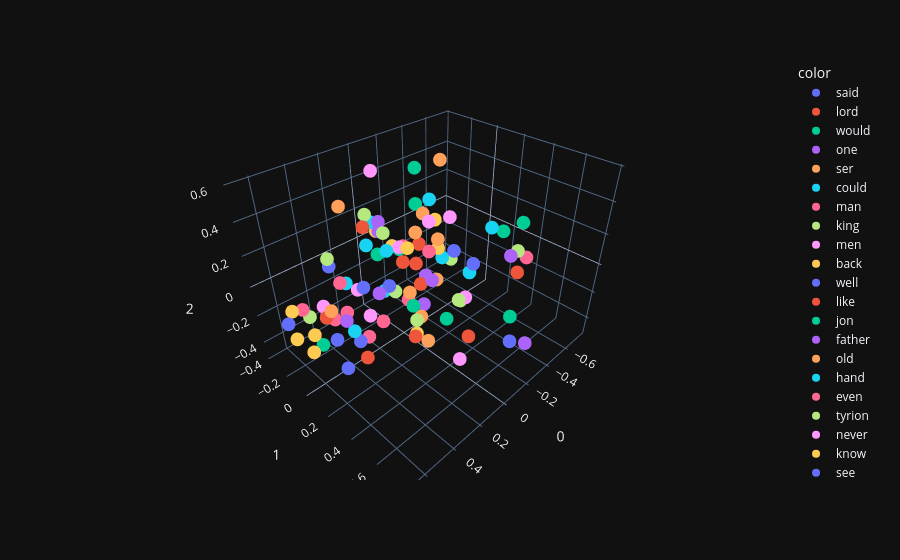

Notebook source saved alongside this figure:
### Code cell
fig = px.scatter_3d(x[:100], x=0,y=1,z=2, color = y[:100])
fig.show()

### Figure 1 — Plotly figure (JSON) as saved in the notebook; plotly's stock layout.template omitted (floating-point values rounded to 4 significant figures)
{"data": [{"hovertemplate": "color=said<br>0=%{x}<br>1=%{y}<br>2=%{z}<extra></extra>", "legendgroup": "said", "marker": {"color": "#636efa", "symbol": "circle"}, "mode": "markers", "name": "said", "scene": "scene", "showlegend": true, "type": "scatter3d", "x": [0.4905], "y": [0.02682], "z": [0.2345]}, {"hovertemplate": "color=lord<br>0=%{x}<br>1=%{y}<br>2=%{z}<extra></extra>", "legendgroup": "lord", "marker": {"color": "#EF553B", "symbol": "circle"}, "mode": "markers", "name": "lord", "scene": "scene", "showlegend": true, "type": "scatter3d", "x": [0.4013], "y": [0.5808], "z": [0.3748]}, {"hovertemplate": "color=would<br>0=%{x}<br>1=%{y}<br>2=%{z}<extra></extra>", "legendgroup": "would", "marker": {"color": "#00cc96", "symbol": "circle"}, "mode": "markers", "name": "would", "scene": "scene", "showlegend": true, "type": "scatter3d", "x": [0.5307], "y": [-0.07796], "z": [-0.3298]}, {"hovertemplate": "color=one<br>0=%{x}<br>1=%{y}<br>2=%{z}<extra></extra>", "legendgroup": "one", "marker": {"color": "#ab63fa", "symbol": "circle"}, "mode": "markers", "name": "one", "scene": "scene", "showlegend": true, "type": "scatter3d", "x": [-0.02716], "y": [0.1717], "z": [-0.009478]}, {"hovertemplate": "color=ser<br>0=%{x}<br>1=%{y}<br>2=%{z}<extra></extra>", "legendgroup": "ser", "marker": {"color": "#FFA15A", "symbol": "circle"}, "mode": "markers", "name": "ser", "scene": "scene", "showlegend": true, "type": "scatter3d", "x": [0.2653], "y": [0.5461], "z": [0.5194]}, {"hovertemplate": "color=could<br>0=%{x}<br>1=%{y}<br>2=%{z}<extra></extra>", "legendgroup": "could", "marker": {"color": "#19d3f3", "symbol": "circle"}, "mode": "markers", "name": "could", "scene": "scene", "showlegend": true, "type": "scatter3d", "x": [0.03208], "y": [-0.128], "z": [-0.2488]}, {"hovertemplate": "color=man<br>0=%{x}<br>1=%{y}<br>2=%{z}<extra></extra>", "legendgroup": "man", "marker": {"color": "#FF6692", "symbol": "circle"}, "mode": "markers", "name": "man", "scene": "scene", "showlegend": true, "type": "scatter3d", "x": [0.06485], "y": [0.09399], "z": [0.1902]}, {"hovertemplate": "color=king<br>0=%{x}<br>1=%{y}<br>2=%{z}<extra></extra>", "legendgroup": "king", "marker": {"color": "#B6E880", "symbol": "circle"}, "mode": "markers", "name": "king", "scene": "scene", "showlegend": true, "type": "scatter3d", "x": [0.375], "y": [0.5256], "z": [0.1265]}, {"hovertemplate": "color=men<br>0=%{x}<br>1=%{y}<br>2=%{z}<extra></extra>", "legendgroup": "men", "marker": {"color": "#FF97FF", "symbol": "circle"}, "mode": "markers", "name": "men", "scene": "scene", "showlegend": true, "type": "scatter3d", "x": [0.09551], "y": [0.5525], "z": [-0.3008]}, {"hovertemplate": "color=back<br>0=%{x}<br>1=%{y}<br>2=%{z}<extra></extra>", "legendgroup": "back", "marker": {"color": "#FECB52", "symbol": "circle"}, "mode": "markers", "name": "back", "scene": "scene", "showlegend": true, "type": "scatter3d", "x": [-0.2522], "y": [0.04728], "z": [0.01255]}, {"hovertemplate": "color=well<br>0=%{x}<br>1=%{y}<br>2=%{z}<extra></extra>", "legendgroup": "well", "marker": {"color": "#636efa", "symbol": "circle"}, "mode": "markers", "name": "well", "scene": "scene", "showlegend": true, "type": "scatter3d", "x": [0.4685], "y": [0.1985], "z": [-0.1598]}, {"hovertemplate": "color=like<br>0=%{x}<br>1=%{y}<br>2=%{z}<extra></extra>", "legendgroup": "like", "marker": {"color": "#EF553B", "symbol": "circle"}, "mode": "markers", "name": "like", "scene": "scene", "showlegend": true, "type": "scatter3d", "x": [-0.2563], "y": [-0.1523], "z": [-0.1975]}, {"hovertemplate": "color=jon<br>0=%{x}<br>1=%{y}<br>2=%{z}<extra></extra>", "legendgroup": "jon", "marker": {"color": "#00cc96", "symbol": "circle"}, "mode": "markers", "name": "jon", "scene": "scene", "showlegend": true, "type": "scatter3d", "x": [0.02007], "y": [0.008886], "z": [0.1126]}, {"hovertemplate": "color=father<br>0=%{x}<br>1=%{y}<br>2=%{z}<extra></extra>", "legendgroup": "father", "marker": {"color": "#ab63fa", "symbol": "circle"}, "mode": "markers", "name": "father", "scene": "scene", "showlegend": true, "type": "scatter3d", "x": [0.6289], "y": [0.3427], "z": [0.1646]}, {"hovertemplate": "color=old<br>0=%{x}<br>1=%{y}<br>2=%{z}<extra></extra>", "legendgroup": "old", "marker": {"color": "#FFA15A", "symbol": "circle"}, "mode": "markers", "name": "old", "scene": "scene", "showlegend": true, "type": "scatter3d", "x": [0.00583], "y": [0.2884], "z": [0.04053]}, {"hovertemplate": "color=hand<br>0=%{x}<br>1=%{y}<br>2=%{z}<extra></extra>", "legendgroup": "hand", "marker": {"color": "#19d3f3", "symbol": "circle"}, "mode": "markers", "name": "hand", "scene": "scene", "showlegend": true, "type": "scatter3d", "x": [-0.09308], "y": [0.1332], "z": [0.4246]}, {"hovertemplate": "color=even<br>0=%{x}<br>1=%{y}<br>2=%{z}<extra></extra>", "legendgroup": "even", "marker": {"color": "#FF6692", "symbol": "circle"}, "mode": "markers", "name": "even", "scene": "scene", "showlegend": true, "type": "scatter3d", "x": [0.1029], "y": [-0.07048], "z": [-0.415]}, {"hovertemplate": "color=tyrion<br>0=%{x}<br>1=%{y}<br>2=%{z}<extra></extra>", "legendgroup": "tyrion", "marker": {"color": "#B6E880", "symbol": "circle"}, "mode": "markers", "name": "tyrion", "scene": "scene", "showlegend": true, "type": "scatter3d", "x": [0.09901], "y": [-0.1793], "z": [0.287]}, {"hovertemplate": "color=never<br>0=%{x}<br>1=%{y}<br>2=%{z}<extra></extra>", "legendgroup": "never", "marker": {"color": "#FF97FF", "symbol": "circle"}, "mode": "markers", "name": "never", "scene": "scene", "showlegend": true, "type": "scatter3d", "x": [0.4395], "y": [-0.172], "z": [-0.1615]}, {"hovertemplate": "color=know<br>0=%{x}<br>1=%{y}<br>2=%{z}<extra></extra>", "legendgroup": "know", "marker": {"color": "#FECB52", "symbol": "circle"}, "mode": "markers", "name": "know", "scene": "scene", "showlegend": true, "type": "scatter3d", "x": [0.6811], "y": [-0.0666], "z": [-0.1812]}, {"hovertemplate": "color=see<br>0=%{x}<br>1=%{y}<br>2=%{z}<extra></extra>", "legendgroup": "see", "marker": {"color": "#636efa", "symbol": "circle"}, "mode": "markers", "name": "see", "scene": "scene", "showlegend": true, "type": "scatter3d", "x": [0.06025], "y": [-0.04604], "z": [-0.1523]}, {"hovertemplate": "color=made<br>0=%{x}<br>1=%{y}<br>2=%{z}<extra></extra>", "legendgroup": "made", "marker": {"color": "#EF553B", "symbol": "circle"}, "mode": "markers", "name": "made", "scene": "scene", "showlegend": true, "type": "scatter3d", "x": [-0.116], "y": [-0.1198], "z": [-0.1025]}, {"hovertemplate": "color=eyes<br>0=%{x}<br>1=%{y}<br>2=%{z}<extra></extra>", "legendgroup": "eyes", "marker": {"color": "#00cc96", "symbol": "circle"}, "mode": "markers", "name": "eyes", "scene": "scene", "showlegend": true, "type": "scatter3d", "x": [-0.2653], "y": [-0.1581], "z": [0.2255]}, {"hovertemplate": "color=black<br>0=%{x}<br>1=%{y}<br>2=%{z}<extra></extra>", "legendgroup": "black", "marker": {"color": "#ab63fa", "symbol": "circle"}, "mode": "markers", "name": "black", "scene": "scene", "showlegend": true, "type": "scatter3d", "x": [-0.439], "y": [0.4401], "z": [0.05363]}, {"hovertemplate": "color=told<br>0=%{x}<br>1=%{y}<br>2=%{z}<extra></extra>", "legendgroup": "told", "marker": {"color": "#FFA15A", "symbol": "circle"}, "mode": "markers", "name": "told", "scene": "scene", "showlegend": true, "type": "scatter3d", "x": [0.4895], "y": [-0.0108], "z": [-0.07024]}, {"hovertemplate": "color=lady<br>0=%{x}<br>1=%{y}<br>2=%{z}<extra></extra>", "legendgroup": "lady", "marker": {"color": "#19d3f3", "symbol": "circle"}, "mode": "markers", "name": "lady", "scene": "scene", "showlegend": true, "type": "scatter3d", "x": [0.4416], "y": [0.417], "z": [0.4826]}, {"hovertemplate": "color=thought<br>0=%{x}<br>1=%{y}<br>2=%{z}<extra></extra>", "legendgroup": "thought", "marker": {"color": "#FF6692", "symbol": "circle"}, "mode": "markers", "name": "thought", "scene": "scene", "showlegend": true, "type": "scatter3d", "x": [0.2862], "y": [-0.2143], "z": [-0.1]}, {"hovertemplate": "color=time<br>0=%{x}<br>1=%{y}<br>2=%{z}<extra></extra>", "legendgroup": "time", "marker": {"color": "#B6E880", "symbol": "circle"}, "mode": "markers", "name": "time", "scene": "scene", "showlegend": true, "type": "scatter3d", "x": [0.03664], "y": [-0.02046], "z": [-0.1921]}, {"hovertemplate": "color=long<br>0=%{x}<br>1=%{y}<br>2=%{z}<extra></extra>", "legendgroup": "long", "marker": {"color": "#FF97FF", "symbol": "circle"}, "mode": "markers", "name": "long", "scene": "scene", "showlegend": true, "type": "scatter3d", "x": [-0.2714], "y": [0.2607], "z": [-0.2515]}, {"hovertemplate": "color=might<br>0=%{x}<br>1=%{y}<br>2=%{z}<extra></extra>", "legendgroup": "might", "marker": {"color": "#FECB52", "symbol": "circle"}, "mode": "markers", "name": "might", "scene": "scene", "showlegend": true, "type": "scatter3d", "x": [0.5744], "y": [-0.07299], "z": [-0.2254]}, {"hovertemplate": "color=us<br>0=%{x}<br>1=%{y}<br>2=%{z}<extra></extra>", "legendgroup": "us", "marker": {"color": "#636efa", "symbol": "circle"}, "mode": "markers", "name": "us", "scene": "scene", "showlegend": true, "type": "scatter3d", "x": [0.5535], "y": [0.1826], "z": [-0.3062]}, {"hovertemplate": "color=come<br>0=%{x}<br>1=%{y}<br>2=%{z}<extra></extra>", "legendgroup": "come", "marker": {"color": "#EF553B", "symbol": "circle"}, "mode": "markers", "name": "come", "scene": "scene", "showlegend": true, "type": "scatter3d", "x": [0.3562], "y": [0.08606], "z": [-0.4355]}, {"hovertemplate": "color=face<br>0=%{x}<br>1=%{y}<br>2=%{z}<extra></extra>", "legendgroup": "face", "marker": {"color": "#00cc96", "symbol": "circle"}, "mode": "markers", "name": "face", "scene": "scene", "showlegend": true, "type": "scatter3d", "x": [-0.3456], "y": [-0.2461], "z": [0.4035]}, {"hovertemplate": "color=still<br>0=%{x}<br>1=%{y}<br>2=%{z}<extra></extra>", "legendgroup": "still", "marker": {"color": "#ab63fa", "symbol": "circle"}, "mode": "markers", "name": "still", "scene": "scene", "showlegend": true, "type": "scatter3d", "x": [-0.1268], "y": [0.05143], "z": [-0.3411]}, {"hovertemplate": "color=head<br>0=%{x}<br>1=%{y}<br>2=%{z}<extra></extra>", "legendgroup": "head", "marker": {"color": "#FFA15A", "symbol": "circle"}, "mode": "markers", "name": "head", "scene": "scene", "showlegend": true, "type": "scatter3d", "x": [-0.3145], "y": [-0.005607], "z": [0.5352]}, {"hovertemplate": "color=red<br>0=%{x}<br>1=%{y}<br>2=%{z}<extra></extra>", "legendgroup": "red", "marker": {"color": "#19d3f3", "symbol": "circle"}, "mode": "markers", "name": "red", "scene": "scene", "showlegend": true, "type": "scatter3d", "x": [-0.3351], "y": [0.3702], "z": [0.2531]}, {"hovertemplate": "color=way<br>0=%{x}<br>1=%{y}<br>2=%{z}<extra></extra>", "legendgroup": "way", "marker": {"color": "#FF6692", "symbol": "circle"}, "mode": "markers", "name": "way", "scene": "scene", "showlegend": true, "type": "scatter3d", "x": [-0.08499], "y": [-0.04371], "z": [-0.3347]}, {"hovertemplate": "color=boy<br>0=%{x}<br>1=%{y}<br>2=%{z}<extra></extra>", "legendgroup": "boy", "marker": {"color": "#B6E880", "symbol": "circle"}, "mode": "markers", "name": "boy", "scene": "scene", "showlegend": true, "type": "scatter3d", "x": [0.2806], "y": [0.1997], "z": [0.4085]}, {"hovertemplate": "color=page<br>0=%{x}<br>1=%{y}<br>2=%{z}<extra></extra>", "legendgroup": "page", "marker": {"color": "#FF97FF", "symbol": "circle"}, "mode": "markers", "name": "page", "scene": "scene", "showlegend": true, "type": "scatter3d", "x": [0.1932], "y": [0.2102], "z": [0.2945]}, {"hovertemplate": "color=must<br>0=%{x}<br>1=%{y}<br>2=%{z}<extra></extra>", "legendgroup": "must", "marker": {"color": "#FECB52", "symbol": "circle"}, "mode": "markers", "name": "must", "scene": "scene", "showlegend": true, "type": "scatter3d", "x": [0.6438], "y": [0.01791], "z": [-0.2424]}, {"hovertemplate": "color=queen<br>0=%{x}<br>1=%{y}<br>2=%{z}<extra></extra>", "legendgroup": "queen", "marker": {"color": "#636efa", "symbol": "circle"}, "mode": "markers", "name": "queen", "scene": "scene", "showlegend": true, "type": "scatter3d", "x": [0.4875], "y": [0.2929], "z": [0.2474]}, {"hovertemplate": "color=good<br>0=%{x}<br>1=%{y}<br>2=%{z}<extra></extra>", "legendgroup": "good", "marker": {"color": "#EF553B", "symbol": "circle"}, "mode": "markers", "name": "good", "scene": "scene", "showlegend": true, "type": "scatter3d", "x": [0.4839], "y": [-0.07941], "z": [-0.1608]}, {"hovertemplate": "color=two<br>0=%{x}<br>1=%{y}<br>2=%{z}<extra></extra>", "legendgroup": "two", "marker": {"color": "#00cc96", "symbol": "circle"}, "mode": "markers", "name": "two", "scene": "scene", "showlegend": true, "type": "scatter3d", "x": [-0.1796], "y": [0.6526], "z": [-0.111]}, {"hovertemplate": "color=brother<br>0=%{x}<br>1=%{y}<br>2=%{z}<extra></extra>", "legendgroup": "brother", "marker": {"color": "#ab63fa", "symbol": "circle"}, "mode": "markers", "name": "brother", "scene": "scene", "showlegend": true, "type": "scatter3d", "x": [0.5462], "y": [0.4842], "z": [0.3517]}, {"hovertemplate": "color=night<br>0=%{x}<br>1=%{y}<br>2=%{z}<extra></extra>", "legendgroup": "night", "marker": {"color": "#FFA15A", "symbol": "circle"}, "mode": "markers", "name": "night", "scene": "scene", "showlegend": true, "type": "scatter3d", "x": [-0.01105], "y": [0.1479], "z": [-0.3127]}, {"hovertemplate": "color=little<br>0=%{x}<br>1=%{y}<br>2=%{z}<extra></extra>", "legendgroup": "little", "marker": {"color": "#19d3f3", "symbol": "circle"}, "mode": "markers", "name": "little", "scene": "scene", "showlegend": true, "type": "scatter3d", "x": [0.1218], "y": [-0.1568], "z": [0.1079]}, {"hovertemplate": "color=took<br>0=%{x}<br>1=%{y}<br>2=%{z}<extra></extra>", "legendgroup": "took", "marker": {"color": "#FF6692", "symbol": "circle"}, "mode": "markers", "name": "took", "scene": "scene", "showlegend": true, "type": "scatter3d", "x": [-0.01909], "y": [0.2056], "z": [0.1693]}, {"hovertemplate": "color=came<br>0=%{x}<br>1=%{y}<br>2=%{z}<extra></extra>", "legendgroup": "came", "marker": {"color": "#B6E880", "symbol": "circle"}, "mode": "markers", "name": "came", "scene": "scene", "showlegend": true, "type": "scatter3d", "x": [-0.302], "y": [0.1968], "z": [-0.3289]}, {"hovertemplate": "color=though<br>0=%{x}<br>1=%{y}<br>2=%{z}<extra></extra>", "legendgroup": "though", "marker": {"color": "#FF97FF", "symbol": "circle"}, "mode": "markers", "name": "though", "scene": "scene", "showlegend": true, "type": "scatter3d", "x": [0.1967], "y": [-0.1747], "z": [-0.1763]}, {"hovertemplate": "color=say<br>0=%{x}<br>1=%{y}<br>2=%{z}<extra></extra>", "legendgroup": "say", "marker": {"color": "#FECB52", "symbol": "circle"}, "mode": "markers", "name": "say", "scene": "scene", "showlegend": true, "type": "scatter3d", "x": [0.628], "y": [-0.1729], "z": [-0.08766]}, {"hovertemplate": "color=three<br>0=%{x}<br>1=%{y}<br>2=%{z}<extra></extra>", "legendgroup": "three", "marker": {"color": "#636efa", "symbol": "circle"}, "mode": "markers", "name": "three", "scene": "scene", "showlegend": true, "type": "scatter3d", "x": [-0.07664], "y": [0.7362], "z": [-0.1651]}, {"hovertemplate": "color=away<br>0=%{x}<br>1=%{y}<br>2=%{z}<extra></extra>", "legendgroup": "away", "marker": {"color": "#EF553B", "symbol": "circle"}, "mode": "markers", "name": "away", "scene": "scene", "showlegend": true, "type": "scatter3d", "x": [-0.2668], "y": [-0.1332], "z": [-0.04579]}, {"hovertemplate": "color=dead<br>0=%{x}<br>1=%{y}<br>2=%{z}<extra></extra>", "legendgroup": "dead", "marker": {"color": "#00cc96", "symbol": "circle"}, "mode": "markers", "name": "dead", "scene": "scene", "showlegend": true, "type": "scatter3d", "x": [0.02986], "y": [0.126], "z": [-0.2206]}, {"hovertemplate": "color=son<br>0=%{x}<br>1=%{y}<br>2=%{z}<extra></extra>", "legendgroup": "son", "marker": {"color": "#ab63fa", "symbol": "circle"}, "mode": "markers", "name": "son", "scene": "scene", "showlegend": true, "type": "scatter3d", "x": [0.4453], "y": [0.692], "z": [0.4752]}, {"hovertemplate": "color=blood<br>0=%{x}<br>1=%{y}<br>2=%{z}<extra></extra>", "legendgroup": "blood", "marker": {"color": "#FFA15A", "symbol": "circle"}, "mode": "markers", "name": "blood", "scene": "scene", "showlegend": true, "type": "scatter3d", "x": [-0.2293], "y": [-0.1246], "z": [0.057]}, {"hovertemplate": "color=take<br>0=%{x}<br>1=%{y}<br>2=%{z}<extra></extra>", "legendgroup": "take", "marker": {"color": "#19d3f3", "symbol": "circle"}, "mode": "markers", "name": "take", "scene": "scene", "showlegend": true, "type": "scatter3d", "x": [0.4698], "y": [0.1561], "z": [-0.117]}, {"hovertemplate": "color=go<br>0=%{x}<br>1=%{y}<br>2=%{z}<extra></extra>", "legendgroup": "go", "marker": {"color": "#FF6692", "symbol": "circle"}, "mode": "markers", "name": "go", "scene": "scene", "showlegend": true, "type": "scatter3d", "x": [0.269], "y": [-0.2034], "z": [-0.3253]}, {"hovertemplate": "color=half<br>0=%{x}<br>1=%{y}<br>2=%{z}<extra></extra>", "legendgroup": "half", "marker": {"color": "#B6E880", "symbol": "circle"}, "mode": "markers", "name": "half", "scene": "scene", "showlegend": true, "type": "scatter3d", "x": [-0.2313], "y": [0.243], "z": [-0.2581]}, {"hovertemplate": "color=make<br>0=%{x}<br>1=%{y}<br>2=%{z}<extra></extra>", "legendgroup": "make", "marker": {"color": "#FF97FF", "symbol": "circle"}, "mode": "markers", "name": "make", "scene": "scene", "showlegend": true, "type": "scatter3d", "x": [0.4124], "y": [-0.1971], "z": [-0.2623]}, {"hovertemplate": "color=arya<br>0=%{x}<br>1=%{y}<br>2=%{z}<extra></extra>", "legendgroup": "arya", "marker": {"color": "#FECB52", "symbol": "circle"}, "mode": "markers", "name": "arya", "scene": "scene", "showlegend": true, "type": "scatter3d", "x": [-0.1201], "y": [-0.3694], "z": [0.01005]}, {"hovertemplate": "color=saw<br>0=%{x}<br>1=%{y}<br>2=%{z}<extra></extra>", "legendgroup": "saw", "marker": {"color": "#636efa", "symbol": "circle"}, "mode": "markers", "name": "saw", "scene": "scene", "showlegend": true, "type": "scatter3d", "x": [-0.3293], "y": [0.1052], "z": [-0.01587]}, {"hovertemplate": "color=day<br>0=%{x}<br>1=%{y}<br>2=%{z}<extra></extra>", "legendgroup": "day", "marker": {"color": "#EF553B", "symbol": "circle"}, "mode": "markers", "name": "day", "scene": "scene", "showlegend": true, "type": "scatter3d", "x": [0.1005], "y": [0.2149], "z": [-0.3555]}, {"hovertemplate": "color=white<br>0=%{x}<br>1=%{y}<br>2=%{z}<extra></extra>", "legendgroup": "white", "marker": {"color": "#00cc96", "symbol": "circle"}, "mode": "markers", "name": "white", "scene": "scene", "showlegend": true, "type": "scatter3d", "x": [-0.3968], "y": [0.5244], "z": [0.3214]}, {"hovertemplate": "color=jaime<br>0=%{x}<br>1=%{y}<br>2=%{z}<extra></extra>", "legendgroup": "jaime", "marker": {"color": "#ab63fa", "symbol": "circle"}, "mode": "markers", "name": "jaime", "scene": "scene", "showlegend": true, "type": "scatter3d", "x": [0.2164], "y": [0.08444], "z": [0.3424]}, {"hovertemplate": "color=first<br>0=%{x}<br>1=%{y}<br>2=%{z}<extra></extra>", "legendgroup": "first", "marker": {"color": "#FFA15A", "symbol": "circle"}, "mode": "markers", "name": "first", "scene": "scene", "showlegend": true, "type": "scatter3d", "x": [0.178], "y": [0.3978], "z": [-0.2169]}, {"hovertemplate": "color=look<br>0=%{x}<br>1=%{y}<br>2=%{z}<extra></extra>", "legendgroup": "look", "marker": {"color": "#19d3f3", "symbol": "circle"}, "mode": "markers", "name": "look", "scene": "scene", "showlegend": true, "type": "scatter3d", "x": [0.0111], "y": [-0.2498], "z": [0.1761]}, {"hovertemplate": "color=want<br>0=%{x}<br>1=%{y}<br>2=%{z}<extra></extra>", "legendgroup": "want", "marker": {"color": "#FF6692", "symbol": "circle"}, "mode": "markers", "name": "want", "scene": "scene", "showlegend": true, "type": "scatter3d", "x": [0.5405], "y": [-0.2257], "z": [-0.1581]}, {"hovertemplate": "color=much<br>0=%{x}<br>1=%{y}<br>2=%{z}<extra></extra>", "legendgroup": "much", "marker": {"color": "#B6E880", "symbol": "circle"}, "mode": "markers", "name": "much", "scene": "scene", "showlegend": true, "type": "scatter3d", "x": [0.4799], "y": [-0.2727], "z": [-0.2754]}, {"hovertemplate": "color=enough<br>0=%{x}<br>1=%{y}<br>2=%{z}<extra></extra>", "legendgroup": "enough", "marker": {"color": "#FF97FF", "symbol": "circle"}, "mode": "markers", "name": "enough", "scene": "scene", "showlegend": true, "type": "scatter3d", "x": [0.1833], "y": [-0.08893], "z": [-0.3325]}, {"hovertemplate": "color=sword<br>0=%{x}<br>1=%{y}<br>2=%{z}<extra></extra>", "legendgroup": "sword", "marker": {"color": "#FECB52", "symbol": "circle"}, "mode": "markers", "name": "sword", "scene": "scene", "showlegend": true, "type": "scatter3d", "x": [-0.1196], "y": [0.1501], "z": [0.3002]}, {"hovertemplate": "color=tell<br>0=%{x}<br>1=%{y}<br>2=%{z}<extra></extra>", "legendgroup": "tell", "marker": {"color": "#636efa", "symbol": "circle"}, "mode": "markers", "name": "tell", "scene": "scene", "showlegend": true, "type": "scatter3d", "x": [0.6736], "y": [-0.1485], "z": [-0.1326]}, {"hovertemplate": "color=girl<br>0=%{x}<br>1=%{y}<br>2=%{z}<extra></extra>", "legendgroup": "girl", "marker": {"color": "#EF553B", "symbol": "circle"}, "mode": "markers", "name": "girl", "scene": "scene", "showlegend": true, "type": "scatter3d", "x": [0.2471], "y": [-0.002797], "z": [0.3423]}, {"hovertemplate": "color=bran<br>0=%{x}<br>1=%{y}<br>2=%{z}<extra></extra>", "legendgroup": "bran", "marker": {"color": "#00cc96", "symbol": "circle"}, "mode": "markers", "name": "bran", "scene": "scene", "showlegend": true, "type": "scatter3d", "x": [-0.05744], "y": [-0.2901], "z": [-0.09905]}, {"hovertemplate": "color=great<br>0=%{x}<br>1=%{y}<br>2=%{z}<extra></extra>", "legendgroup": "great", "marker": {"color": "#ab63fa", "symbol": "circle"}, "mode": "markers", "name": "great", "scene": "scene", "showlegend": true, "type": "scatter3d", "x": [-0.154], "y": [0.7801], "z": [-0.2003]}, {"hovertemplate": "color=looked<br>0=%{x}<br>1=%{y}<br>2=%{z}<extra></extra>", "legendgroup": "looked", "marker": {"color": "#FFA15A", "symbol": "circle"}, "mode": "markers", "name": "looked", "scene": "scene", "showlegend": true, "type": "scatter3d", "x": [-0.2156], "y": [-0.04361], "z": [0.2244]}, {"hovertemplate": "color=left<br>0=%{x}<br>1=%{y}<br>2=%{z}<extra></extra>", "legendgroup": "left", "marker": {"color": "#19d3f3", "symbol": "circle"}, "mode": "markers", "name": "left", "scene": "scene", "showlegend": true, "type": "scatter3d", "x": [-0.249], "y": [0.301], "z": [-0.0353]}, {"hovertemplate": "color=knew<br>0=%{x}<br>1=%{y}<br>2=%{z}<extra></extra>", "legendgroup": "knew", "marker": {"color": "#FF6692", "symbol": "circle"}, "mode": "markers", "name": "knew", "scene": "scene", "showlegend": true, "type": "scatter3d", "x": [0.3705], "y": [-0.182], "z": [-0.3052]}, {"hovertemplate": "color=asked<br>0=%{x}<br>1=%{y}<br>2=%{z}<extra></extra>", "legendgroup": "asked", "marker": {"color": "#B6E880", "symbol": "circle"}, "mode": "markers", "name": "asked", "scene": "scene", "showlegend": true, "type": "scatter3d", "x": [0.5146], "y": [0.06081], "z": [0.306]}, {"hovertemplate": "color=gave<br>0=%{x}<br>1=%{y}<br>2=%{z}<extra></extra>", "legendgroup": "gave", "marker": {"color": "#FF97FF", "symbol": "circle"}, "mode": "markers", "name": "gave", "scene": "scene", "showlegend": true, "type": "scatter3d", "x": [0.06232], "y": [-0.1448], "z": [0.5452]}, {"hovertemplate": "color=maester<br>0=%{x}<br>1=%{y}<br>2=%{z}<extra></extra>", "legendgroup": "maester", "marker": {"color": "#FECB52", "symbol": "circle"}, "mode": "markers", "name": "maester", "scene": "scene", "showlegend": true, "type": "scatter3d", "x": [0.1683], "y": [0.2428], "z": [0.2927]}, {"hovertemplate": "color=called<br>0=%{x}<br>1=%{y}<br>2=%{z}<extra></extra>", "legendgroup": "called", "marker": {"color": "#636efa", "symbol": "circle"}, "mode": "markers", "name": "called", "scene": "scene", "showlegend": true, "type": "scatter3d", "x": [0.2038], "y": [0.695], "z": [0.4364]}, {"hovertemplate": "color=wall<br>0=%{x}<br>1=%{y}<br>2=%{z}<extra></extra>", "legendgroup": "wall", "marker": {"color": "#EF553B", "symbol": "circle"}, "mode": "markers", "name": "wall", "scene": "scene", "showlegend": true, "type": "scatter3d", "x": [-0.2339], "y": [0.3328], "z": [-0.4962]}, {"hovertemplate": "color=every<br>0=%{x}<br>1=%{y}<br>2=%{z}<extra></extra>", "legendgroup": "every", "marker": {"color": "#00cc96", "symbol": "circle"}, "mode": "markers", "name": "every", "scene": "scene", "showlegend": true, "type": "scatter3d", "x": [-0.1398], "y": [0.233], "z": [-0.357]}, {"hovertemplate": "color=heard<br>0=%{x}<br>1=%{y}<br>2=%{z}<extra></extra>", "legendgroup": "heard", "marker": {"color": "#ab63fa", "symbol": "circle"}, "mode": "markers", "name": "heard", "scene": "scene", "showlegend": true, "type": "scatter3d", "x": [0.003148], "y": [-0.1214], "z": [-0.2337]}, {"hovertemplate": "color=sansa<br>0=%{x}<br>1=%{y}<br>2=%{z}<extra></extra>", "legendgroup": "sansa", "marker": {"color": "#FFA15A", "symbol": "circle"}, "mode": "markers", "name": "sansa", "scene": "scene", "showlegend": true, "type": "scatter3d", "x": [0.1893], "y": [-0.2882], "z": [0.3297]}, {"hovertemplate": "color=let<br>0=%{x}<br>1=%{y}<br>2=%{z}<extra></extra>", "legendgroup": "let", "marker": {"color": "#19d3f3", "symbol": "circle"}, "mode": "markers", "name": "let", "scene": "scene", "showlegend": true, "type": "scatter3d", "x": [0.236], "y": [-0.2309], "z": [-0.1382]}, {"hovertemplate": "color=yet<br>0=%{x}<br>1=%{y}<br>2=%{z}<extra></extra>", "legendgroup": "yet", "marker": {"color": "#FF6692", "symbol": "circle"}, "mode": "markers", "name": "yet", "scene": "scene", "showlegend": true, "type": "scatter3d", "x": [0.282], "y": [0.01655], "z": [-0.3692]}, {"hovertemplate": "color=went<br>0=%{x}<br>1=%{y}<br>2=%{z}<extra></extra>", "legendgroup": "went", "marker": {"color": "#B6E880", "symbol": "circle"}, "mode": "markers", "name": "went", "scene": "scene", "showlegend": true, "type": "scatter3d", "x": [-0.375], "y": [0.03994], "z": [-0.1262]}, {"hovertemplate": "color=turned<br>0=%{x}<br>1=%{y}<br>2=%{z}<extra></extra>", "legendgroup": "turned", "marker": {"color": "#FF97FF", "symbol": "circle"}, "mode": "markers", "name": "turned", "scene": "scene", "showlegend": true, "type": "scatter3d", "x": [-0.2711], "y": [0.119], "z": [0.2434]}, {"hovertemplate": "color=dany<br>0=%{x}<br>1=%{y}<br>2=%{z}<extra></extra>", "legendgroup": "dany", "marker": {"color": "#FECB52", "symbol": "circle"}, "mode": "markers", "name": "dany", "scene": "scene", "showlegend": true, "type": "scatter3d", "x": [-0.09217], "y": [-0.1856], "z": [-0.005733]}, {"hovertemplate": "color=need<br>0=%{x}<br>1=%{y}<br>2=%{z}<extra></extra>", "legendgroup": "need", "marker": {"color": "#636efa", "symbol": "circle"}, "mode": "markers", "name": "need", "scene": "scene", "showlegend": true, "type": "scatter3d", "x": [0.4723], "y": [-0.01958], "z": [-0.2917]}, {"hovertemplate": "color=behind<br>0=%{x}<br>1=%{y}<br>2=%{z}<extra></extra>", "legendgroup": "behind", "marker": {"color": "#EF553B", "symbol": "circle"}, "mode": "markers", "name": "behind", "scene": "scene", "showlegend": true, "type": "scatter3d", "x": [-0.5702], "y": [0.4091], "z": [-0.1426]}, {"hovertemplate": "color=around<br>0=%{x}<br>1=%{y}<br>2=%{z}<extra></extra>", "legendgroup": "around", "marker": {"color": "#00cc96", "symbol": "circle"}, "mode": "markers", "name": "around", "scene": "scene", "showlegend": true, "type": "scatter3d", "x": [-0.7526], "y": [0.1495], "z": [-0.03996]}, {"hovertemplate": "color=woman<br>0=%{x}<br>1=%{y}<br>2=%{z}<extra></extra>", "legendgroup": "woman", "marker": {"color": "#ab63fa", "symbol": "circle"}, "mode": "markers", "name": "woman", "scene": "scene", "showlegend": true, "type": "scatter3d", "x": [0.05976], "y": [-0.1131], "z": [0.2528]}, {"hovertemplate": "color=another<br>0=%{x}<br>1=%{y}<br>2=%{z}<extra></extra>", "legendgroup": "another", "marker": {"color": "#FFA15A", "symbol": "circle"}, "mode": "markers", "name": "another", "scene": "scene", "showlegend": true, "type": "scatter3d", "x": [0.01951], "y": [0.08732], "z": [-0.1499]}, {"hovertemplate": "color=snow<br>0=%{x}<br>1=%{y}<br>2=%{z}<extra></extra>", "legendgroup": "snow", "marker": {"color": "#19d3f3", "symbol": "circle"}, "mode": "markers", "name": "snow", "scene": "scene", "showlegend": true, "type": "scatter3d", "x": [-0.2828], "y": [0.05287], "z": [-0.0664]}, {"hovertemplate": "color=beneath<br>0=%{x}<br>1=%{y}<br>2=%{z}<extra></extra>", "legendgroup": "beneath", "marker": {"color": "#FF6692", "symbol": "circle"}, "mode": "markers", "name": "beneath", "scene": "scene", "showlegend": true, "type": "scatter3d", "x": [-0.7506], "y": [0.3464], "z": [-0.1487]}, {"hovertemplate": "color=across<br>0=%{x}<br>1=%{y}<br>2=%{z}<extra></extra>", "legendgroup": "across", "marker": {"color": "#B6E880", "symbol": "circle"}, "mode": "markers", "name": "across", "scene": "scene", "showlegend": true, "type": "scatter3d", "x": [-0.6828], "y": [0.3221], "z": [-0.07932]}, {"hovertemplate": "color=knight<br>0=%{x}<br>1=%{y}<br>2=%{z}<extra></extra>", "legendgroup": "knight", "marker": {"color": "#FF97FF", "symbol": "circle"}, "mode": "markers", "name": "knight", "scene": "scene", "showlegend": true, "type": "scatter3d", "x": [0.2549], "y": [0.4821], "z": [0.5744]}, {"hovertemplate": "color=keep<br>0=%{x}<br>1=%{y}<br>2=%{z}<extra></extra>", "legendgroup": "keep", "marker": {"color": "#FECB52", "symbol": "circle"}, "mode": "markers", "name": "keep", "scene": "scene", "showlegend": true, "type": "scatter3d", "x": [0.07985], "y": [0.2047], "z": [-0.3517]}], "layout": {"legend": {"title": {"text": "color"}, "tracegroupgap": 0}, "margin": {"t": 60}, "scene": {"domain": {"x": [0, 1], "y": [0, 1]}, "xaxis": {"title": {"text": "0"}}, "yaxis": {"title": {"text": "1"}}, "zaxis": {"title": {"text": "2"}}}}}
